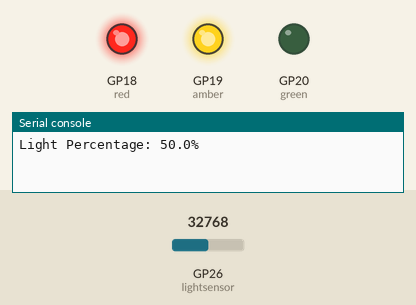
Bench run of a program on a simulated Raspberry Pi Pico running MicroPython. Parts: output pins drawn as LEDs (lit = HIGH), the last lines printed to the serial console. The test bench sets the inputs (shaded band); at power-on: GP26 (lightsensor) = 32768 (analog values on the 0–65535 scale).

Above: at 1.2 s.
1.3 s: GP26 (lightsensor) set to 38880
4.2 s: GP26 (lightsensor) set to 39792
At 6.3 s:
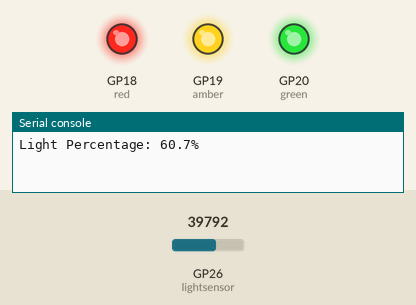
7.5 s: GP26 (lightsensor) set to 19660
At 9.9 s:
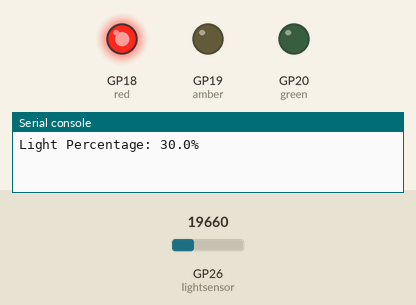
10.5 s: GP26 (lightsensor) set to 20176
At 12.3 s:
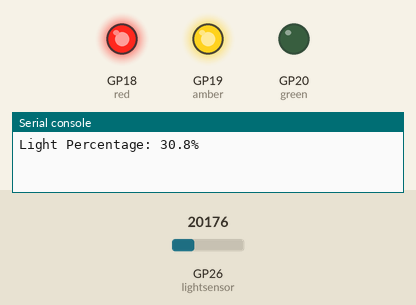
13.5 s: GP26 (lightsensor) set to 7864
At 15.9 s:
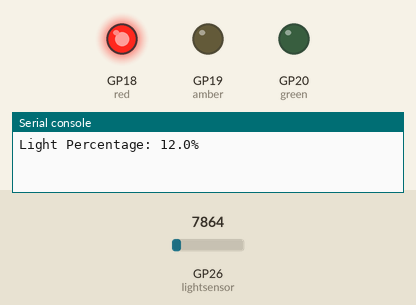
Timing chart, 0 to 17.4 s (numbered marks = the images above; inputs shaded):
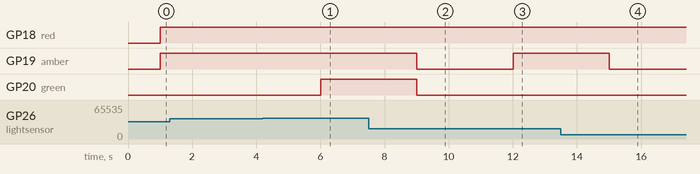

Measured:
- the behaviour switches between 39280 and 39296 on GP26 (lightsensor) (found by bisection; images 0 and 1)
- the behaviour switches between 19680 and 19696 on GP26 (lightsensor) (found by bisection; images 2 and 3)
- after the input at 4.2 s, GP20 (green): LOW → HIGH after 1.8 s
- after the input at 7.5 s, GP19 (amber), GP20 (green): HIGH → LOW after 1.5 s
- after the input at 10.5 s, GP19 (amber): LOW → HIGH after 1.5 s
- after the input at 13.5 s, GP19 (amber): HIGH → LOW after 1.5 s

The program:

Light_Sensor_Introduction__MicroPython_.py
```python
# Light Sensor Introduction - Raspberry Pi Pico H (MicroPython)
# A basic introduction to using a light sensor with the Pi Pico H with MicroPython
# Uses a photo transistor (light sensor) to take light readings
# each second and activate LEDs based on the reading
# Made with the instruction of Day 6 of the "12 Projects Of Codemas" by Pi Hut

from machine import ADC, Pin # imports pins and ADC for use
import time # imports the time module

# initialise LEDs and pin outputs
red = Pin(18, Pin.OUT)
amber = Pin(19, Pin.OUT)
green = Pin(20, Pin.OUT)

while True: # continuous loop

    lightsensor = ADC(Pin(26)) # initialises light sensor for use with pin 26 in ADC mode

    light = lightsensor.read_u16() # stores light reading as 16-bit integer
    lightpercent = round(light/65535*100, 1) # stores light reading as percentage rounded to 1 decimal place

    print("Light Reading: " + str(light)) # prints the light reading as 16-bit integer
    print("Light Percentage: " + str(lightpercent) + "%") # prints light reading as percentage
    print("\n") # prints empty line for readability in shell

    time.sleep(1)

    if lightpercent <= 30: # light level less or equal to 30%

        red.value(1)
        amber.value(0)
        green.value(0)

    elif 30 < lightpercent < 60: # light level between 30-60%

        red.value(1)
        amber.value(1)
        green.value(0)

    elif lightpercent >= 60: # light level above 60%

        red.value(1)
        amber.value(1)
        green.value(1)
```
